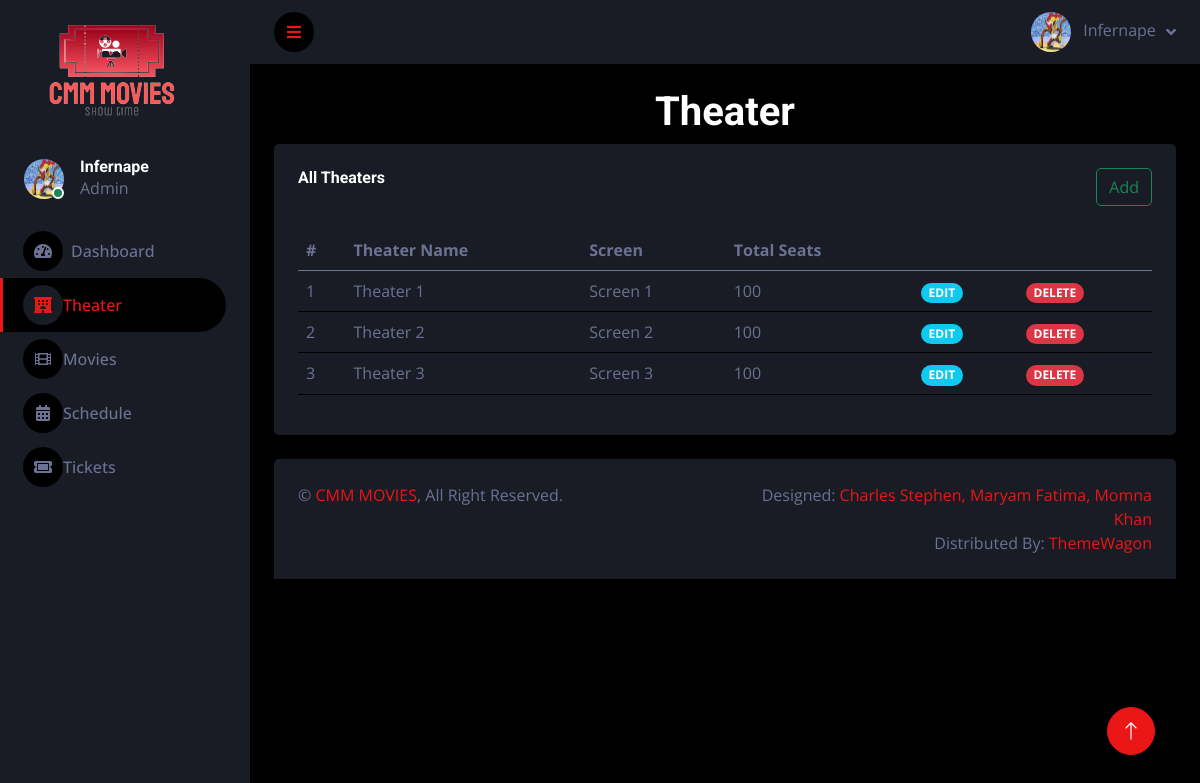
The app's page /admin/theater.php (signed in) with its own data.
### tables this page shows
CREATE TABLE `theater` (
  `id` int(11) NOT NULL,
  `name` varchar(255) NOT NULL,
  `screen` varchar(255) NOT NULL,
  `seats` int(11) NOT NULL
);

### admin/theater.php (the view, shortened to what this page needs)
        <?php
    $db = mysqli_connect("localhost", "root", "", "my_movie");
        ?>
<!DOCTYPE html>
<html lang="en">
<head>
    <link href="https://cdnjs.cloudflare.com/ajax/libs/font-awesome/5.10.0/css/all.min.css" rel="stylesheet">
    <link href="https://cdn.jsdelivr.net/npm/bootstrap-icons@1.4.1/font/bootstrap-icons.css" rel="stylesheet">
    <link href="lib/owlcarousel/assets/owl.carousel.min.css" rel="stylesheet">
    <link href="lib/tempusdominus/css/tempusdominus-bootstrap-4.min.css" rel="stylesheet" />
    <link href="css/bootstrap.min.css" rel="stylesheet">
    <link href="css/style.css" rel="stylesheet">
</head>
<body>
    <div class="container-fluid position-relative d-flex p-0">
        <div class="sidebar pe-4 pb-3">
            <nav class="navbar bg-secondary navbar-dark">
                <a href="index.php" class="ms-auto me-auto navbar-brand mx-4 mb-3">
                    <h3 class="text-primary"><img src="./img/signage-removebg-preview.png" alt=""></h3>
                </a>
                <div class="d-flex align-items-center ms-4 mb-4">
                    <div class="position-relative">
                        <img class="rounded-circle" src="profile/<?php echo $_SESSION["profile"]; ?>" alt="" style="width: 40px; height: 40px;">
                        <div class="bg-success rounded-circle border border-2 border-white position-absolute end-0 bottom-0 p-1"></div>
                    </div>
                    <div class="ms-3">
                        <h6 class="mb-0"><?php echo $_SESSION["name"]; ?></h6>
                        <span>Admin</span>
                    </div>
                </div>
                <div class="navbar-nav w-100">
                    <a href="index.php" class="nav-item nav-link"><i class="fa fa-tachometer-alt me-2"></i>Dashboard</a>
                    <a href="theater.php" class="nav-item nav-link active"><i class="fas fa-hotel"></i>Theater</a>
                    <a href="movie.php" class="nav-item nav-link"><i class="fas fa-film"></i>Movies</a>
                    <a href="schedule.php" class="nav-item nav-link"><i class="fas fa-calendar-alt"></i>Schedule</a>
                    <a href="tickets.php" class="nav-item nav-link"><i class="fas fa-ticket-alt"></i>Tickets</a>
                </div>
            </nav>
        </div>
        <div class="content">
            <nav class="navbar navbar-expand bg-secondary navbar-dark sticky-top px-4 py-0">
                <a href="#" class="sidebar-toggler flex-shrink-0">
                    <i class="fa fa-bars"></i>
                </a>
                <div class="navbar-nav align-items-center ms-auto">
                    <div class="nav-item dropdown">
                        <a href="#" class="nav-link dropdown-toggle" data-bs-toggle="dropdown">
                            <img class="rounded-circle me-lg-2" src="profile/<?php echo $_SESSION["profile"]; ?>" alt="" style="width: 40px; height: 40px;">
                            <span class="d-none d-lg-inline-flex"><?php echo $_SESSION["name"]; ?></span>
                        </a>
                    </div>
                </div>
            </nav>
            <div class="container-fluid pt-4 px-4">
                <h1 class="text-center">Theater</h1>
                <div class="row g-4">
                    <div class="col-12">
                        <div class="bg-secondary rounded h-100 p-4">
                            <div class="d-flex justify-content-between mb-4">
                                <h6>All Theaters</h6>
                                <button type="button" class="btn btn-outline-success" data-bs-toggle="modal" data-bs-target="#staticBackdrop1">
                                    Add
                                </button>
                            </div>
                            <div class="table-responsive">
                                <table class="table">
                                    <thead>
                                        <tr>
                                            <th class="col">#</th>
                                            <th scope="col">Theater Name</th>
                                            <th class="col">Screen</th>
                                            <th class="col">Total Seats</th>
                                        </tr>
                                    </thead>
                                    <tbody>
                                        <?php
                                            $sel = "SELECT * FROM `theater`";
                                            $result = mysqli_query($db, $sel);
                                            if(mysqli_num_rows($result)) {
                                                $i = 0;
                                                while($row = mysqli_fetch_array($result)) {
                                                    $i++;
                                        ?>
                                        <tr>
                                            <td class="align-middle" scope="row"><?php echo $i; ?></td>
                                            <td class="align-middle"><?php echo $row[1]; ?></td>
                                            <td class="align-middle"><?php echo $row[2]; ?></td>
                                            <td class="align-middle"><?php echo $row[3]; ?></td>
                                            <td class="align-middle"> <a href="Theater_edit.php?id=<?php echo $row[0]; ?>"><span class="badge bg-info rounded-pill badge-sm">EDIT</span></a> </td>
                                            <td class="align-middle"> <span type="button" data-bs-toggle="modal" data-bs-target="#k<?php echo $i; ?>" class="badge bg-danger rounded-pill badge-sm">DELETE</span> </td>
                                        </tr>
                                        <?php
                                                }
                                            }
                                        ?>
                                    </tbody>
                                </table>
                            </div>
                        </div>
                    </div>
                </div>
            </div>
            <div class="container-fluid pt-4 px-4">
                <div class="bg-secondary rounded-top p-4">
                    <div class="row">
                        <div class="col-12 col-sm-6 text-center text-sm-start">
                            &copy; <a href="#">CMM MOVIES</a>, All Right Reserved.
                        </div>
                        <div class="col-12 col-sm-6 text-center text-sm-end">
                            Designed: <a href="#">Charles Stephen, Maryam Fatima, Momna Khan</a>
                            <br>Distributed By: <a href="https://themewagon.com" target="_blank">ThemeWagon</a>
                        </div>
                    </div>
                </div>
            </div>
        </div>
        <a href="#" class="btn btn-lg btn-primary btn-lg-square back-to-top"><i class="bi bi-arrow-up"></i></a>
    </div>
</body>
</html>

### admin/css/style.css (style rules this page uses)
:root { --primary: #EB1616; --secondary: #191C24; --light: #6C7293; --dark: #000000; }
.back-to-top { position: fixed; display: none; right: 45px; bottom: 45px; z-index: 99; }
.btn { transition: .5s; }
.btn-lg-square { width: 48px; height: 48px; }
.btn-square, .btn-sm-square, .btn-lg-square { padding: 0; display: inline-flex; align-items: center; justify-content: center; font-weight: normal; border-radius: 50px; }
.sidebar { position: fixed; top: 0; left: 0; bottom: 0; width: 250px; height: 100vh; overflow-y: auto; background: var(--secondary); transition: 0.5s; z-index: 999; }
.content { margin-left: 250px; min-height: 100vh; background: var(--dark); transition: 0.5s; }
@media (min-width: 992px) { .sidebar { margin-left: 0; } }
@media (min-width: 992px) { .content { width: calc(100% - 250px); } }
.sidebar .navbar .navbar-nav .nav-link { padding: 7px 20px; color: var(--light); font-weight: 500; border-left: 3px solid var(--secondary); border-radius: 0 30px 30px 0; outline: none; }
.sidebar .navbar .navbar-nav .nav-link:hover, .sidebar .navbar .navbar-nav .nav-link.active { color: var(--primary); background: var(--dark); border-color: var(--primary); }
.sidebar .navbar .navbar-nav .nav-link i { width: 40px; height: 40px; display: inline-flex; align-items: center; justify-content: center; background: var(--dark); border-radius: 40px; }
.sidebar .navbar .navbar-nav .nav-link:hover i, .sidebar .navbar .navbar-nav .nav-link.active i { background: var(--secondary); }
.content .navbar .navbar-nav .nav-link { margin-left: 25px; padding: 12px 0; color: var(--light); outline: none; }
.content .navbar .sidebar-toggler, .content .navbar .navbar-nav .nav-link i { width: 40px; height: 40px; display: inline-flex; align-items: center; justify-content: center; background: var(--dark); border-radius: 40px; }
.content .navbar .dropdown-toggle::after { margin-left: 6px; vertical-align: middle; border: none; content: "\f107"; font-family: "Font Awesome 5 Free"; font-weight: 900; transition: .5s; }

### records on screen
theater: name "Theater 1", screen "Screen 1", seats "100"
theater: name "Theater 2", screen "Screen 2", seats "100"
theater: name "Theater 3", screen "Screen 3", seats "100"

### other values on screen
$_SESSION["name"] "Infernape"
